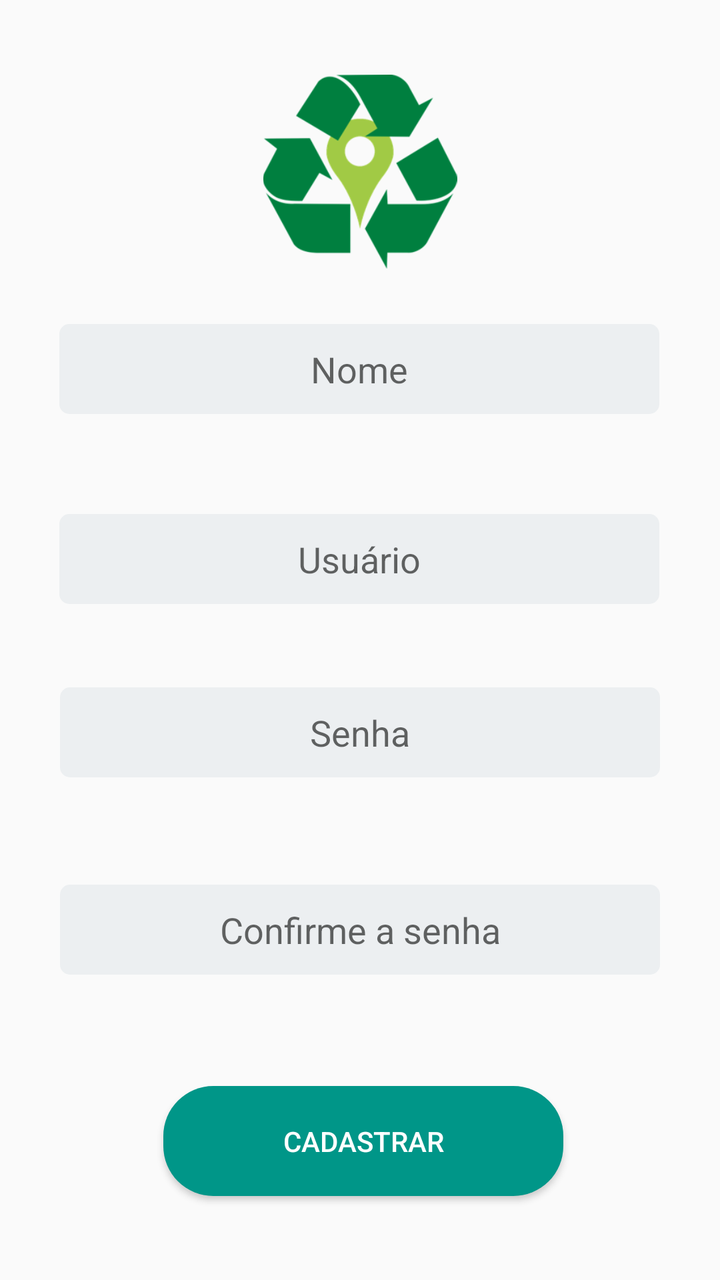
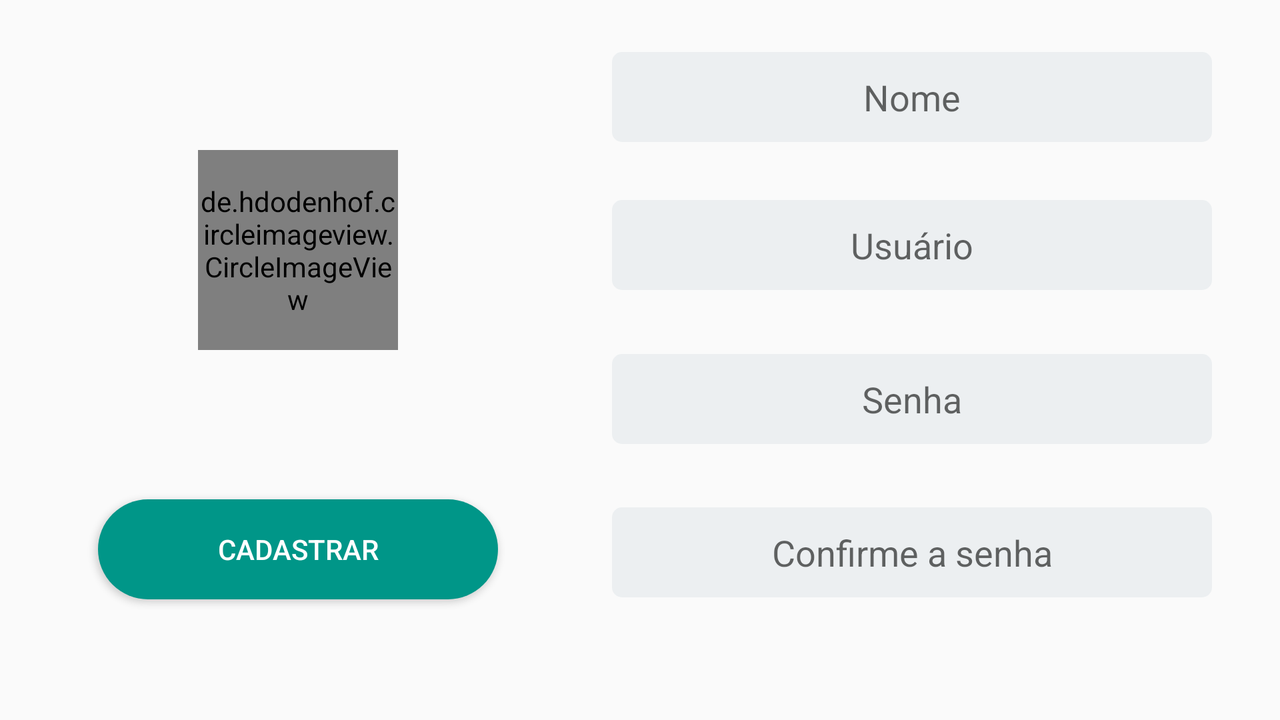

Compare how this app lays out the same screen by default and in its alternative resource folder. The renders come first, then the two layout files and the values they reference.
<!-- AndroidManifest.xml: application theme AppTheme -->
<!-- res/layout/activity_cadastrado.xml -->
<?xml version="1.0" encoding="utf-8"?>
<android.support.constraint.ConstraintLayout xmlns:android="http://schemas.android.com/apk/res/android"
    xmlns:app="http://schemas.android.com/apk/res-auto"
    xmlns:tools="http://schemas.android.com/tools"
    android:layout_width="match_parent"
    android:layout_height="match_parent"
    android:orientation="vertical"
    tools:context="br.com.fabappu9.ecoloc.CadastradoActivity">


    <ImageView
        android:id="@+id/imagIcon"
        android:layout_width="100dp"
        android:layout_height="97dp"
        android:layout_gravity="center"
        android:layout_marginBottom="8dp"
        android:layout_marginEnd="8dp"
        android:layout_marginStart="8dp"
        android:src="@drawable/ecoloc"
        app:layout_constraintBottom_toBottomOf="parent"
        app:layout_constraintEnd_toEndOf="parent"
        app:layout_constraintHorizontal_bias="0.5"
        app:layout_constraintStart_toStartOf="parent"
        app:layout_constraintTop_toTopOf="parent"
        app:layout_constraintVertical_bias="0.06999999" />


    <EditText
        android:id="@+id/txtNome"
        android:layout_width="300dp"
        android:layout_height="45dp"
        android:layout_gravity="center"
        android:layout_marginBottom="8dp"
        android:layout_marginEnd="8dp"
        android:layout_marginStart="8dp"
        android:layout_marginTop="28dp"
        android:background="@drawable/rounded_edit_text"
        android:ellipsize="start"
        android:gravity="center"
        android:hint="Nome"
        android:inputType="text"
        app:layout_constraintBottom_toBottomOf="parent"
        app:layout_constraintEnd_toEndOf="parent"
        app:layout_constraintHorizontal_bias="0.494"
        app:layout_constraintStart_toStartOf="parent"
        app:layout_constraintTop_toTopOf="parent"
        app:layout_constraintVertical_bias="0.24000001" />

    <EditText
        android:id="@+id/txtUsuario"
        android:layout_width="300dp"
        android:layout_height="45dp"
        android:layout_gravity="center"
        android:layout_marginBottom="8dp"
        android:layout_marginEnd="8dp"
        android:layout_marginStart="8dp"
        android:layout_marginTop="8dp"
        android:background="@drawable/rounded_edit_text"
        android:ellipsize="start"
        android:gravity="center"
        android:hint="Usuário"
        android:inputType="text"
        app:layout_constraintBottom_toBottomOf="parent"
        app:layout_constraintEnd_toEndOf="parent"
        app:layout_constraintHorizontal_bias="0.494"
        app:layout_constraintStart_toStartOf="parent"
        app:layout_constraintTop_toTopOf="parent"
        app:layout_constraintVertical_bias="0.43" />

    <EditText
        android:id="@+id/txtSenha"
        android:layout_width="300dp"
        android:layout_height="45dp"
        android:layout_gravity="center"
        android:layout_marginBottom="8dp"
        android:layout_marginEnd="8dp"
        android:layout_marginStart="8dp"
        android:layout_marginTop="8dp"
        android:background="@drawable/rounded_edit_text"
        android:ellipsize="start"
        android:gravity="center"
        android:hint="Senha"
        android:inputType="textPassword"
        app:layout_constraintBottom_toBottomOf="parent"
        app:layout_constraintEnd_toEndOf="parent"
        app:layout_constraintHorizontal_bias="0.5"
        app:layout_constraintStart_toStartOf="parent"
        app:layout_constraintTop_toTopOf="parent"
        app:layout_constraintVertical_bias="0.58000004" />

    <EditText
        android:id="@+id/txtConfirmarSenha"
        android:layout_width="300dp"
        android:layout_height="45dp"
        android:layout_gravity="center"
        android:layout_marginBottom="8dp"
        android:layout_marginTop="8dp"
        android:background="@drawable/rounded_edit_text"
        android:ellipsize="start"
        android:gravity="center"
        android:hint="Confirme a senha"
        android:inputType="textPassword"
        app:layout_constraintBottom_toBottomOf="parent"
        app:layout_constraintEnd_toEndOf="parent"
        app:layout_constraintStart_toStartOf="parent"
        app:layout_constraintTop_toTopOf="parent"
        app:layout_constraintVertical_bias="0.75" />

    <Button
        android:id="@+id/btnCadastrar"
        android:layout_width="200dp"
        android:layout_height="55dp"
        android:layout_gravity="center"
        android:layout_marginBottom="8dp"
        android:layout_marginTop="8dp"
        android:background="@drawable/cadastrar_button"
        android:text="Cadastrar"
        android:textColor="#fff"
        app:layout_constraintBottom_toBottomOf="parent"
        app:layout_constraintEnd_toEndOf="parent"
        app:layout_constraintHorizontal_bias="0.51"
        app:layout_constraintStart_toStartOf="parent"
        app:layout_constraintTop_toTopOf="parent"
        app:layout_constraintVertical_bias="0.94" />


</android.support.constraint.ConstraintLayout>
<!-- resources referenced by this layout -->
<resources>
  <!-- drawable cadastrar_button (drawable) -->
  <?xml version="1.0" encoding="utf-8"?>
  <shape xmlns:android="http://schemas.android.com/apk/res/android"
      android:shape="rectangle" android:padding="10dp">
      
      <solid android:color="#009688"/>
      <corners android:radius="25dp"/>
  </shape>
  <!-- drawable ecoloc: png bitmap (drawable-xxhdpi, 19621 bytes) -->
  <!-- drawable rounded_edit_text (drawable) -->
  <?xml version="1.0" encoding="utf-8"?>
  <shape  xmlns:android="http://schemas.android.com/apk/res/android"
      android:shape="rectangle" android:padding="10dp">
      <solid android:color="#ECEFF1" />
      <corners
          android:bottomRightRadius="5dp"
          android:bottomLeftRadius="5dp"
          android:topLeftRadius="5dp"
          android:topRightRadius="5dp" />
  </shape>
  <style name="AppTheme" parent="Theme.AppCompat.Light.DarkActionBar">
          
          <item name="colorPrimary">@color/colorPrimary</item>
          <item name="colorPrimaryDark">@color/colorPrimaryDark</item>
          <item name="colorAccent">@color/colorAccent</item>
      </style>
  <color name="colorPrimary">#4FC3F7</color>
  <color name="colorPrimaryDark">#303F9F</color>
  <color name="colorAccent">#FF4081</color>
</resources>
<!-- res/layout-land/activity_cadastrado.xml (the repository's variant of the layout above) -->
<!-- drawn on the phone turned sideways -->
<?xml version="1.0" encoding="utf-8"?>
<android.support.constraint.ConstraintLayout xmlns:android="http://schemas.android.com/apk/res/android"
    xmlns:app="http://schemas.android.com/apk/res-auto"
    xmlns:tools="http://schemas.android.com/tools"
    android:layout_width="match_parent"
    android:layout_height="match_parent"
    android:orientation="vertical"
    tools:context="br.com.fabappu9.ecoloc.CadastradoActivity">


    <de.hdodenhof.circleimageview.CircleImageView xmlns:app="http://schemas.android.com/apk/res-auto"
        android:id="@+id/imgUsuario"
        android:layout_width="100dp"
        android:layout_height="100dp"
        android:layout_centerHorizontal="true"
        android:layout_marginBottom="8dp"
        android:layout_marginEnd="8dp"
        android:layout_marginStart="8dp"
        android:layout_marginTop="8dp"
        android:src="@drawable/ic_user"
        app:civ_border_color="@color/colorPrimary"
        app:civ_border_width="2dp"
        app:layout_constraintBottom_toTopOf="@+id/btnCadastrar"
        app:layout_constraintEnd_toEndOf="@+id/btnCadastrar"
        app:layout_constraintStart_toStartOf="@+id/btnCadastrar"
        app:layout_constraintTop_toTopOf="parent" />


    <EditText
        android:id="@+id/txtNome"
        android:layout_width="300dp"
        android:layout_height="45dp"
        android:layout_gravity="center"
        android:layout_marginBottom="8dp"
        android:layout_marginTop="8dp"
        android:background="@drawable/rounded_edit_text"
        android:ellipsize="start"
        android:gravity="center"
        android:hint="Nome"
        android:inputType="text"
        app:layout_constraintBottom_toBottomOf="parent"
        app:layout_constraintEnd_toEndOf="parent"
        app:layout_constraintHorizontal_bias="0.9"
        app:layout_constraintStart_toStartOf="parent"
        app:layout_constraintTop_toTopOf="parent"
        app:layout_constraintVertical_bias="0.06" />

    <EditText
        android:id="@+id/txtUsuario"
        android:layout_width="300dp"
        android:layout_height="45dp"
        android:layout_gravity="center"
        android:layout_marginTop="8dp"
        android:background="@drawable/rounded_edit_text"
        android:ellipsize="start"
        android:gravity="center"
        android:hint="Usuário"
        android:inputType="text"
        app:layout_constraintBottom_toBottomOf="parent"
        app:layout_constraintEnd_toEndOf="@+id/txtNome"
        app:layout_constraintStart_toStartOf="@+id/txtNome"
        app:layout_constraintTop_toTopOf="parent"
        app:layout_constraintVertical_bias="0.3" />

    <EditText
        android:id="@+id/txtSenha"
        android:layout_width="300dp"
        android:layout_height="45dp"
        android:layout_gravity="center"
        android:layout_marginTop="8dp"
        android:background="@drawable/rounded_edit_text"
        android:ellipsize="start"
        android:gravity="center"
        android:hint="Senha"
        android:inputType="textPassword"
        app:layout_constraintBottom_toBottomOf="parent"
        app:layout_constraintEnd_toEndOf="@+id/txtUsuario"
        app:layout_constraintStart_toStartOf="@+id/txtUsuario"
        app:layout_constraintTop_toTopOf="parent"
        app:layout_constraintVertical_bias="0.55" />

    <EditText
        android:id="@+id/txtConfirmarSenha"
        android:layout_width="300dp"
        android:layout_height="45dp"
        android:layout_gravity="center"
        android:layout_marginTop="8dp"
        android:background="@drawable/rounded_edit_text"
        android:ellipsize="start"
        android:gravity="center"
        android:hint="Confirme a senha"
        android:inputType="textPassword"
        app:layout_constraintBottom_toBottomOf="parent"
        app:layout_constraintEnd_toEndOf="@+id/txtSenha"
        app:layout_constraintHorizontal_bias="0.50"
        app:layout_constraintStart_toStartOf="@+id/txtSenha"
        app:layout_constraintTop_toTopOf="parent"
        app:layout_constraintVertical_bias="0.80" />

    <Button
        android:id="@+id/btnCadastrar"
        android:layout_width="200dp"
        android:layout_height="50dp"
        android:layout_gravity="center"
        android:layout_marginEnd="8dp"
        android:layout_marginTop="8dp"
        android:background="@drawable/cadastrar_button"
        android:text="Cadastrar"
        android:textColor="#fff"
        app:layout_constraintBottom_toBottomOf="parent"
        app:layout_constraintEnd_toStartOf="@+id/txtConfirmarSenha"
        app:layout_constraintHorizontal_bias="0.50"
        app:layout_constraintStart_toStartOf="parent"
        app:layout_constraintTop_toTopOf="parent"
        app:layout_constraintVertical_bias="0.80" />


    <Button
        android:id="@+id/btnAddFoto"
        android:layout_width="45dp"
        android:layout_height="45dp"
        android:adjustViewBounds="true"
        android:background="@drawable/edit_icon"
        android:cropToPadding="true"
        android:scaleType="centerCrop"
        app:layout_constraintStart_toStartOf="@+id/guideline3"
        app:layout_constraintTop_toTopOf="@+id/guideline4" />

    <android.support.constraint.Guideline
        android:id="@+id/guideline3"
        android:layout_width="wrap_content"
        android:layout_height="wrap_content"
        android:orientation="vertical"
        app:layout_constraintGuide_percent="0.25" />

    <android.support.constraint.Guideline
        android:id="@+id/guideline4"
        android:layout_width="wrap_content"
        android:layout_height="wrap_content"
        android:orientation="horizontal"
        app:layout_constraintGuide_percent="0.42" />


</android.support.constraint.ConstraintLayout>
<!-- resources referenced by the variant -->
<!-- as the phone turned sideways resolves them -->
<resources>
  <color name="colorPrimary">#4FC3F7</color>
  <!-- drawable cadastrar_button (drawable) -->
  <?xml version="1.0" encoding="utf-8"?>
  <shape xmlns:android="http://schemas.android.com/apk/res/android"
      android:shape="rectangle" android:padding="10dp">
      
      <solid android:color="#009688"/>
      <corners android:radius="25dp"/>
  </shape>
  <!-- drawable ic_user: png bitmap (drawable, 1247 bytes) -->
  <!-- drawable rounded_edit_text (drawable) -->
  <?xml version="1.0" encoding="utf-8"?>
  <shape  xmlns:android="http://schemas.android.com/apk/res/android"
      android:shape="rectangle" android:padding="10dp">
      <solid android:color="#ECEFF1" />
      <corners
          android:bottomRightRadius="5dp"
          android:bottomLeftRadius="5dp"
          android:topLeftRadius="5dp"
          android:topRightRadius="5dp" />
  </shape>
  <style name="AppTheme" parent="Theme.AppCompat.Light.DarkActionBar">
          
          <item name="colorPrimary">@color/colorPrimary</item>
          <item name="colorPrimaryDark">@color/colorPrimaryDark</item>
          <item name="colorAccent">@color/colorAccent</item>
      </style>
  <color name="colorPrimaryDark">#303F9F</color>
  <color name="colorAccent">#FF4081</color>
</resources>
